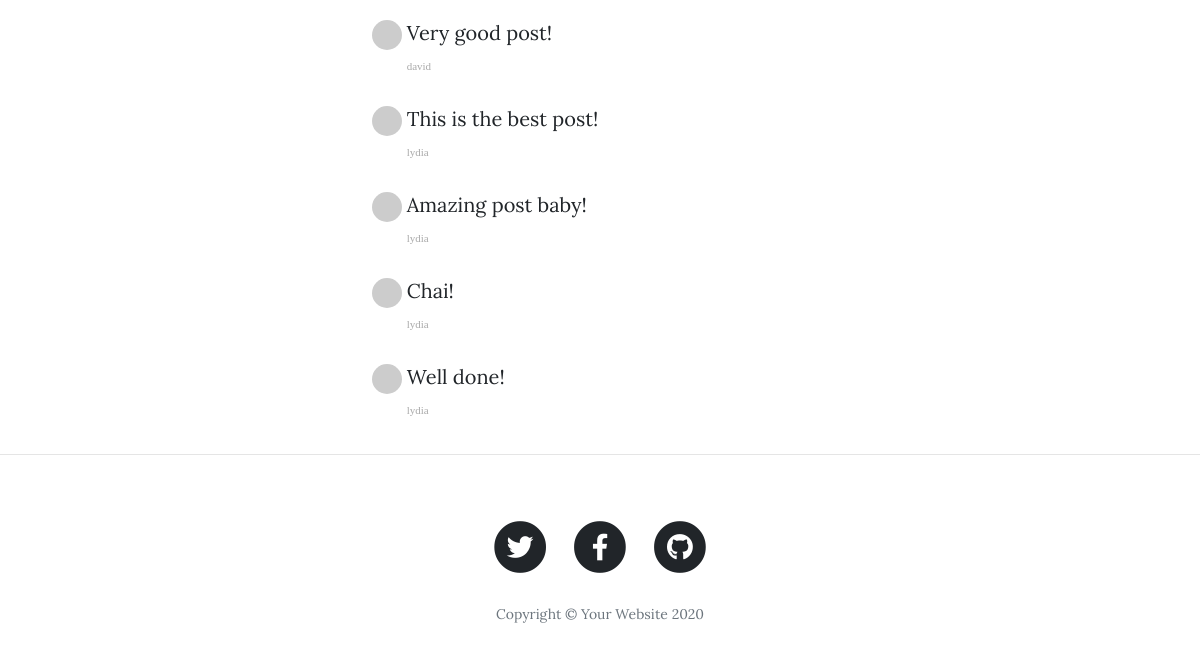
/post/1 (lower part), run on an earlier commit of the app's database.
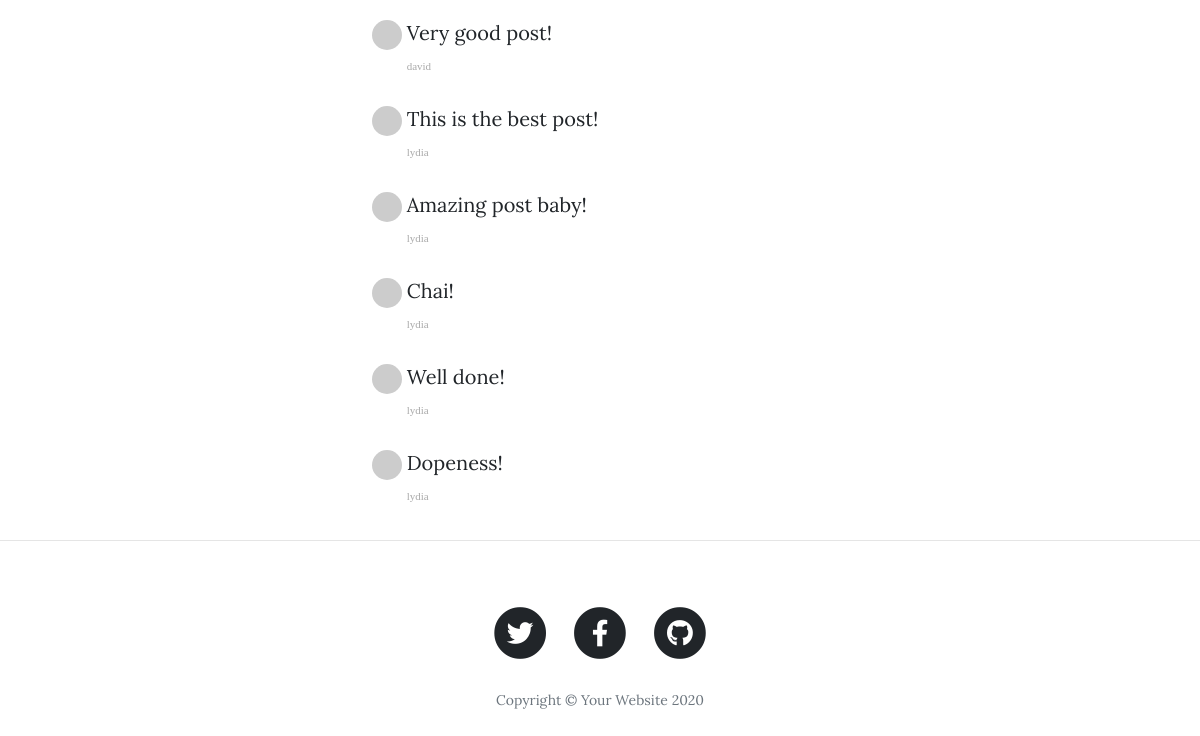
And on a later commit of the database.
### main.py (models this page shows)
class Comment(db.Model):
    __tablename__ = "comments"
    id = db.Column(db.Integer, primary_key=True)
    comment = db.Column(db.Text, nullable=False)
    author_id = db.Column(db.Integer, db.ForeignKey('users.id'))
    comment_author = relationship("User", back_populates="comments")
    post_id = db.Column(db.Integer, db.ForeignKey("blog_posts.id"))
    parent_post = relationship("BlogPost", back_populates="comments")

class User(UserMixin, db.Model):
    __tablename__ = "users"
    id = db.Column(db.Integer, primary_key=True)
    username = db.Column(db.String(250), nullable=False)
    email = db.Column(db.String(250), unique=True, nullable=False)
    password = db.Column(db.String(250), nullable=False)
    posts = relationship("BlogPost", back_populates="author")
    comments = relationship("Comment", back_populates="comment_author")

### main.py (the view, shortened to what this page needs)
@app.route("/post/<int:post_id>", methods=["GET", "POST"])
def show_post(post_id):
    requested_post = BlogPost.query.filter_by(id=post_id).first()
    form = CommentForm()
    return render_template("post.html", post=requested_post, form=form, current_user=current_user)

### templates/post.html (shortened to what this page needs)
{% include "header.html" %}
{% import "bootstrap/wtf.html" as wtf %}
  <article>
    <div class="container">
      <div class="row">
        <div class="col-lg-8 col-md-10 mx-auto">
          <div class="col-lg-8 col-md-10 mx-auto comment">
            {% for comment in post["comments"] %}
              <ul class="commentList">
                <li>
                    <div class="commenterImage">
                      <img src="{{ comment.comment_author.email | gravatar(rating='x') }}"/>
                    </div>
                    <div class="commentText">
                      {{ comment.comment|safe }}
                      <span class="date sub-text">{{ comment.comment_author.username }}</span>
                    </div>
                </li>
              </ul>
            {% endfor %}
            </div>
          </div>
      </div>
    </div>
  </article>
  <hr>
{% include "footer.html" %}

### templates/header.html (shortened to what this page needs)
<!DOCTYPE html>
<html lang="en">
<head>
  <link href="{{ url_for('static', filename='vendor/bootstrap/css/bootstrap.min.css') }}" rel="stylesheet">
  <link href="{{ url_for('static', filename='vendor/fontawesome-free/css/all.min.css')}}" rel="stylesheet" type="text/css">
  <link href="{{ url_for('static', filename='css/clean-blog.min.css')}}" rel="stylesheet">
</head>
<body>

### templates/footer.html (shortened to what this page needs)
  <footer>
    <div class="container">
      <div class="row">
        <div class="col-lg-8 col-md-10 mx-auto">
          <ul class="list-inline text-center">
            <li class="list-inline-item">
              <a href="#">
                <span class="fa-stack fa-lg">
                  <i class="fas fa-circle fa-stack-2x"></i>
                  <i class="fab fa-twitter fa-stack-1x fa-inverse"></i>
                </span>
              </a>
            </li>
            <li class="list-inline-item">
              <a href="#">
                <span class="fa-stack fa-lg">
                  <i class="fas fa-circle fa-stack-2x"></i>
                  <i class="fab fa-facebook-f fa-stack-1x fa-inverse"></i>
                </span>
              </a>
            </li>
            <li class="list-inline-item">
              <a href="#">
                <span class="fa-stack fa-lg">
                  <i class="fas fa-circle fa-stack-2x"></i>
                  <i class="fab fa-github fa-stack-1x fa-inverse"></i>
                </span>
              </a>
            </li>
          </ul>
          <p class="copyright text-muted">Copyright &copy; Your Website 2020</p>
        </div>
      </div>
    </div>
  </footer>
</body>
</html>

What changed in the data, as far as the page shows it:
added Comment: comment "Dopeness!", comment_author.username "lydia"
